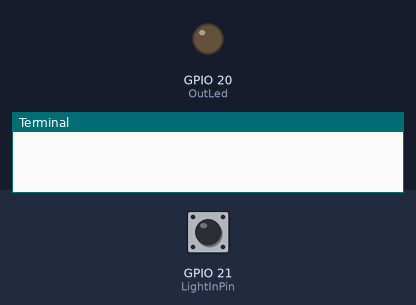
Recording of a program running on a simulated Raspberry Pi (BCM pin numbers). Shown: output pins drawn as LEDs (lit = HIGH), the last lines printed to the terminal. The test bench sets the inputs (shaded band); at power-on: GPIO 21 (LightInPin) HIGH.

Above: at 1.2 s.
1.3 s: GPIO 21 (LightInPin) pulled LOW for 1 s
At 2.1 s:
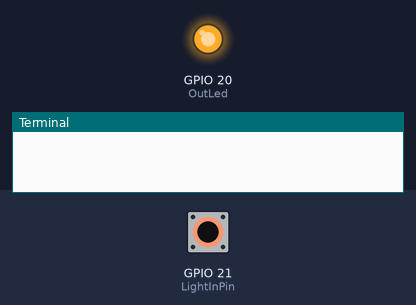
3.8 s: GPIO 21 (LightInPin) pulled LOW for 0.15 s
At 4.3 s:
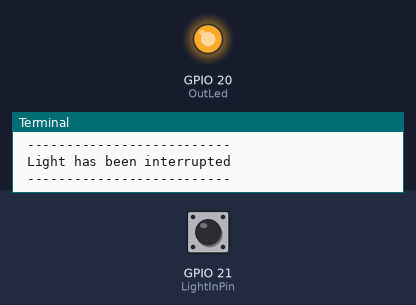
5.4 s: GPIO 21 (LightInPin) pulled LOW for 3.2 s
At 9.2 s:
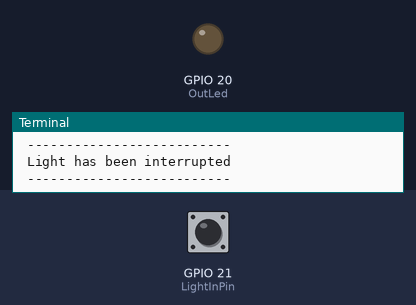
Timing chart, 0 to 10.7 s (numbered marks = the images above; inputs shaded):
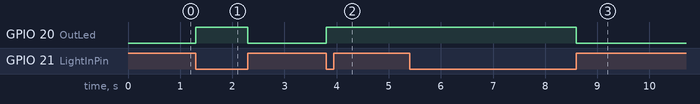

Measured:
- after the input at 1.3 s, GPIO 20 (OutLed): LOW → HIGH at once, → LOW 1.0 s later
- after the input at 3.8 s, GPIO 20 (OutLed): LOW → HIGH at once
- after the input at 5.4 s, GPIO 20 (OutLed): HIGH → LOW after 3.2 s

The program:

Light_Blocker_Pi.py
```python
#!/usr/bin/env python
import RPi.GPIO as GPIO
OutLed = 20
LightInPin = 21
GPIO.setwarnings(False)

def setup():
    GPIO.setmode(GPIO.BCM) # Set GPIO as PIN Numbers
    GPIO.setup(OutLed, GPIO.OUT) # Set Green Led Pin mode to output
    GPIO.setup(LightInPin, GPIO.IN, pull_up_down=GPIO.PUD_UP) # Set pull up to high level(3.3V)
    GPIO.add_event_detect(LightInPin, GPIO.BOTH, callback=detect, bouncetime=200)

def Led(x):
    if x == 0:
        GPIO.output(OutLed, 1)
    if x == 1:
        GPIO.output(OutLed, 0)

def Print(x):
    if x == 1:
        print (' 14CORE | Light Interrupter')
        print (' --------------------------')
        print (' Light has been interrupted')
        print (' --------------------------')

def detect(chn):
    Led(GPIO.input(LightInPin))
    Print(GPIO.input(LightInPin))

def loop():
    while True:
        pass

def destroy():
    GPIO.output(OutLed, GPIO.HIGH) # Green led off
    GPIO.output(Rpin, GPIO.HIGH) # Red led off
    GPIO.cleanup() # Release resource

if __name__ == '__main__': # Set the Program start from here
    setup()
try:
    loop()
except KeyboardInterrupt: # When pressed 'Ctrl+C' child program destroy() will be executed.
    destroy()
```
